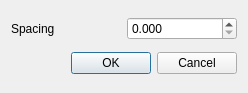
<?xml version="1.0" encoding="UTF-8"?>
<ui version="4.0">
 <class>CGridDialog</class>
 <widget class="QDialog" name="CGridDialog">
  <property name="geometry">
   <rect>
    <x>0</x>
    <y>0</y>
    <width>248</width>
    <height>93</height>
   </rect>
  </property>
  <property name="windowTitle">
   <string>Set Grid Properties</string>
  </property>
  <layout class="QVBoxLayout" name="verticalLayout">
   <item>
    <layout class="QHBoxLayout" name="horizontalLayout">
     <item>
      <widget class="QLabel" name="label">
       <property name="text">
        <string>Spacing</string>
       </property>
      </widget>
     </item>
     <item>
      <widget class="QDoubleSpinBox" name="c_spacing_ctrl">
       <property name="decimals">
        <number>3</number>
       </property>
       <property name="singleStep">
        <double>0.001000000000000</double>
       </property>
      </widget>
     </item>
    </layout>
   </item>
   <item>
    <layout class="QHBoxLayout" name="horizontalLayout_2">
     <item>
      <spacer name="horizontalSpacer">
       <property name="orientation">
        <enum>Qt::Horizontal</enum>
       </property>
       <property name="sizeHint" stdset="0">
        <size>
         <width>40</width>
         <height>20</height>
        </size>
       </property>
      </spacer>
     </item>
     <item>
      <widget class="QPushButton" name="c_ok">
       <property name="text">
        <string>OK</string>
       </property>
      </widget>
     </item>
     <item>
      <widget class="QPushButton" name="c_cancel">
       <property name="text">
        <string>Cancel</string>
       </property>
      </widget>
     </item>
    </layout>
   </item>
  </layout>
 </widget>
 <resources/>
 <connections>
  <connection>
   <sender>c_spacing_ctrl</sender>
   <signal>valueChanged(double)</signal>
   <receiver>CGridDialog</receiver>
   <slot>OnDeltaposSpinSpacing(double)</slot>
   <hints>
    <hint type="sourcelabel">
     <x>189</x>
     <y>39</y>
    </hint>
    <hint type="destinationlabel">
     <x>40</x>
     <y>55</y>
    </hint>
   </hints>
  </connection>
  <connection>
   <sender>c_ok</sender>
   <signal>clicked()</signal>
   <receiver>CGridDialog</receiver>
   <slot>OnOK()</slot>
   <hints>
    <hint type="sourcelabel">
     <x>110</x>
     <y>82</y>
    </hint>
    <hint type="destinationlabel">
     <x>37</x>
     <y>77</y>
    </hint>
   </hints>
  </connection>
  <connection>
   <sender>c_cancel</sender>
   <signal>clicked()</signal>
   <receiver>CGridDialog</receiver>
   <slot>OnCancel()</slot>
   <hints>
    <hint type="sourcelabel">
     <x>212</x>
     <y>86</y>
    </hint>
    <hint type="destinationlabel">
     <x>271</x>
     <y>73</y>
    </hint>
   </hints>
  </connection>
 </connections>
 <slots>
  <slot>OnDeltaposSpinSpacing(double)</slot>
  <slot>OnOK()</slot>
  <slot>OnCancel()</slot>
 </slots>
</ui>
